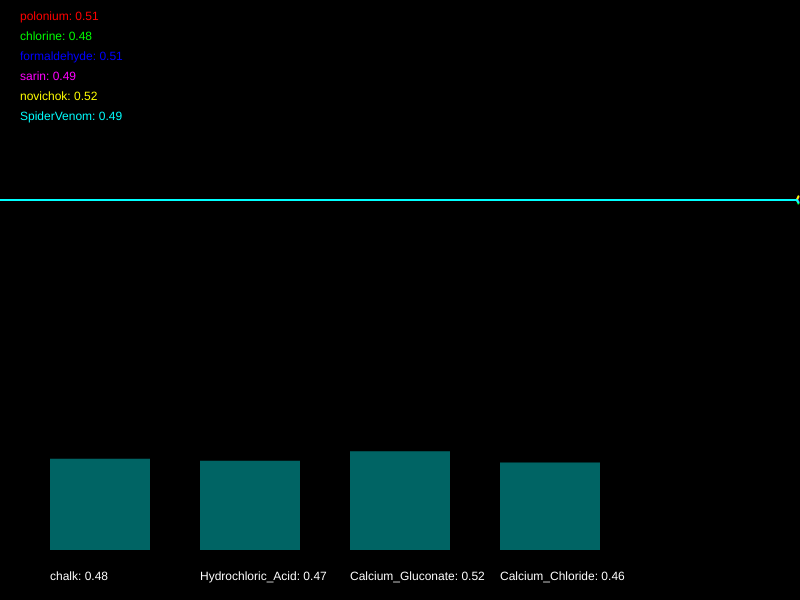
Frame 1 (no input)
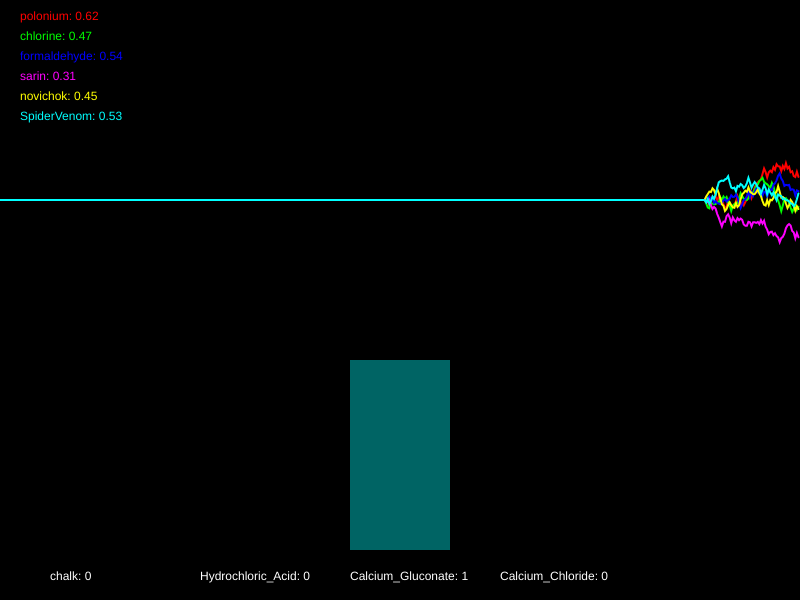
Frame 60 (no input)
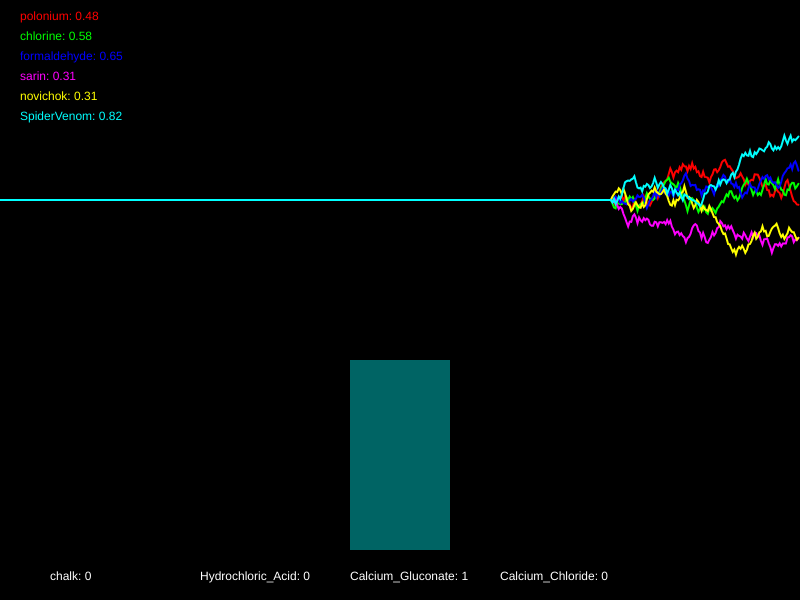
Frame 120 (the mouse pressed at the canvas centre since frame 60)

The p5.js sketch that drew these frames (run headless with seeded random() and noise() and a simulated clock; from frame 60 on, the mouse is pressed at the canvas centre):

// p5.js sketch
// ── sketch.js
/*

Officer: 4747203
CaseNum: 401-2-67875598-4747203

Case 401 - The Case of Norbert's Weiner Stand
Stage 3 - Bilious bagel

As I suspected Norbert has struck again. Ever inventive he’s set up a bagel stand and has laced the cream cheese with an ingenious but vicious toxin. This one is quite deadly so get yourself down to the lab right away.

You must develop the antidote by using conditional statements in the draw loop to do the following.

	- If either sarin goes above 0.39, novichok dips below 0.37, or perhaps polonium dips below 0.66, reduce chalk by 0.02
	- When SpiderVenom goes above 0.64 and chlorine dips below 0.25, or on the other hand, formaldehyde goes above 0.73, raise chalk by 0.01
	- When either SpiderVenom dips below 0.61, chlorine dips below 0.25, or perhaps polonium goes above 0.45, try decreasing Hydrochloric_Acid by 0.03
	- When sarin dips below 0.34 and formaldehyde goes above 0.71, increment Hydrochloric_Acid by 0.01
	- If chlorine goes above 0.57, SpiderVenom goes above 0.37, and also formaldehyde goes above 0.73, try decreasing Calcium_Gluconate by 0.03
	- When polonium dips below 0.67, or on the other hand, novichok goes above 0.32 and sarin dips below 0.41, increment Calcium_Gluconate by 0.02
	- When SpiderVenom dips below 0.75 and formaldehyde goes above 0.49, try decreasing Calcium_Chloride by 0.04
	- When chlorine dips below 0.27 and sarin goes above 0.35, try increasing Calcium_Chloride by 0.04


Your conditional statements should consider the following poisons:

	- polonium
	- chlorine
	- formaldehyde
	- sarin
	- novichok
	- SpiderVenom


Your conditional statements should modify the following antidotes:

	- chalk
	- Hydrochloric_Acid
	- Calcium_Gluconate
	- Calcium_Chloride


- There are many ways to complete this task but you should only use the following commands:

	if(){}
	>
	<
	&&
	||
	+=
	-=

*/

//Declare the poison variables
var polonium;
var chlorine;
var formaldehyde;
var sarin;
var novichok;
var SpiderVenom;


//Declare the antidote variables
var chalk;
var Hydrochloric_Acid;
var Calcium_Gluconate;
var Calcium_Chloride;


//This variable is used for drawing the graph
var graphs;


function setup()
{

	createCanvas(800,600);
	strokeWeight(2);

	//initialise the poisons and antidotes
	polonium = 0.5;
	chlorine = 0.5;
	formaldehyde = 0.5;
	sarin = 0.5;
	novichok = 0.5;
	SpiderVenom = 0.5;
	chalk = 0.5;
	Hydrochloric_Acid = 0.5;
	Calcium_Gluconate = 0.5;
	Calcium_Chloride = 0.5;


	//fills the graph with empty values
	graphs = [];

	for(var i = 0; i < 6; i++)
	{
		graphs.push([]);
		for(var j = 0; j < 512; j++)
		{
			graphs[i].push(0.5);
		}
	}

}

function draw()
{

	//Develop the antidote below
	//Write conditional statements to change the amount of each substance ...


	if(sarin > .39 || novichok < .37 || polonium < .66){chalk -= .02;}
	if(SpiderVenom > .64 && chlorine < .25 || formaldehyde > .73){chalk +=.01;}
	if(SpiderVenom < .61 || chlorine < .25 || polonium > .45){Hydrochloric_Acid -= .03;}
	if(sarin < .34 && formaldehyde > .71){Hydrochloric_Acid += .01;}
	if(chlorine > .57 && SpiderVenom > .37 && formaldehyde > .73){Calcium_Gluconate -= .03;}
	if(polonium < .67 || novichok > .32 && sarin < .41){Calcium_Gluconate += .02;}
	if(SpiderVenom < .75 && formaldehyde > .49){Calcium_Chloride -= .04;}
	if(chlorine < .27 && sarin > .35){Calcium_Chloride += .04;}


	//////////////////////////////////////////////////////

	//the code below generates new values using random numbers

	/*
		For testing, you might want to temporarily comment out
		these lines and set the same variables to constant values
		instead.
	*/

	polonium = nextValue(graphs[0],polonium);
	chlorine = nextValue(graphs[1],chlorine);
	formaldehyde = nextValue(graphs[2],formaldehyde);
	sarin = nextValue(graphs[3],sarin);
	novichok = nextValue(graphs[4],novichok);
	SpiderVenom = nextValue(graphs[5],SpiderVenom);


	chalk = constrain(chalk, 0, 1);
	Hydrochloric_Acid = constrain(Hydrochloric_Acid, 0, 1);
	Calcium_Gluconate = constrain(Calcium_Gluconate, 0, 1);
	Calcium_Chloride = constrain(Calcium_Chloride, 0, 1);


	///////// DO NOT CHANGE THE CODE BELOW ///////////

	//drawing code

	// set background
	background(0);
	noFill();

	//draw the graphs for the vitals
	var colors = [
	color(255, 0, 0),
	color(0, 255, 0),
	color(0, 0, 255),
	color(255, 0, 255),
	color(255, 255, 0),
	color(0, 255, 255)
	];

	for(var i = 0; i < graphs.length; i++)
	{
		stroke(colors[i]);
		drawGraph(graphs[i]);
	}

	//draw the poisons as text
	noStroke();
	fill(colors[0]);
	text('polonium: ' + nf(polonium,1,2), 20,20);
	fill(colors[1]);
	text('chlorine: ' + nf(chlorine,1,2), 20,40);
	fill(colors[2]);
	text('formaldehyde: ' + nf(formaldehyde,1,2), 20,60);
	fill(colors[3]);
	text('sarin: ' + nf(sarin,1,2), 20,80);
	fill(colors[4]);
	text('novichok: ' + nf(novichok,1,2), 20,100);
	fill(colors[5]);
	text('SpiderVenom: ' + nf(SpiderVenom,1,2), 20,120);


	//draw the antidotes bar chart
	drawBar(chalk,50,'chalk');
	drawBar(Hydrochloric_Acid,200,'Hydrochloric_Acid');
	drawBar(Calcium_Gluconate,350,'Calcium_Gluconate');
	drawBar(Calcium_Chloride,500,'Calcium_Chloride');


}

function nextValue(graph, val)
{
	//gets the next value for a vital and puts it in an array for drawing
	var delta = random(-0.03,0.03);

	val += delta;
	if(val > 1 || val < 0)
	{
		delta *= -1;
		val += delta * 2;
	}

	graph.push(val)
	graph.shift();
	return val;
}

function drawGraph(graph)
{
	//draws an array as a graph
	beginShape();
	for(var i = 0; i < graph.length; i++)
	{
			vertex(width * i/512, height * 0.5 - graph[i]* height/3)
	}
	endShape();
}


function drawBar(val, x, name)
{
	//draws the bars for bar chart
    noStroke();
    fill(0,100,100);
	var mh = height * 0.4 - 50;
	rect(x,(height - 50) - val*mh, 100, val*mh);
    fill(255);
	text(name + ": " + val, x, height - 20);
}
